Frame 1 (no input): blank canvas, image omitted
Frame 60 (no input): blank canvas, image omitted
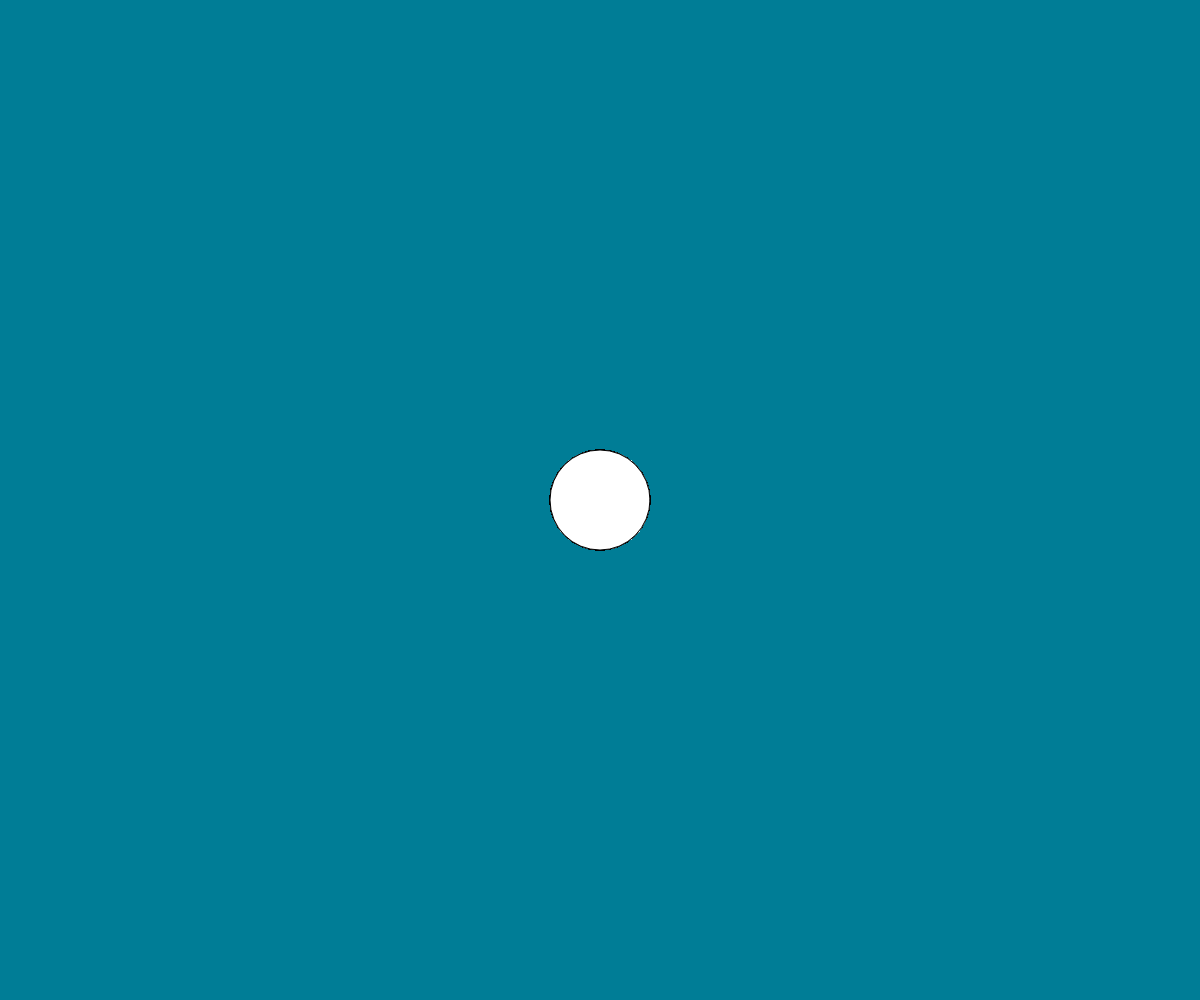
Frame 120 (the mouse pressed at the canvas centre since frame 60)

The p5.js sketch whose frames 1 and 60 were blank and that drew this single picture after the mouse press (run headless with seeded random() and noise() and a simulated clock; from frame 60 on, the mouse is pressed at the canvas centre):

// p5.js sketch
// ── sketch.js
drawing = true;
function setup() {
  can = createCanvas(windowWidth,windowHeight);
  can.mousePressed(adding)
  background(0,125,150);
}

function draw() {
  if (!drawing) {
  circle(mouseX,mouseY,100)
}
}
function adding() {
  drawing = !drawing;
}
